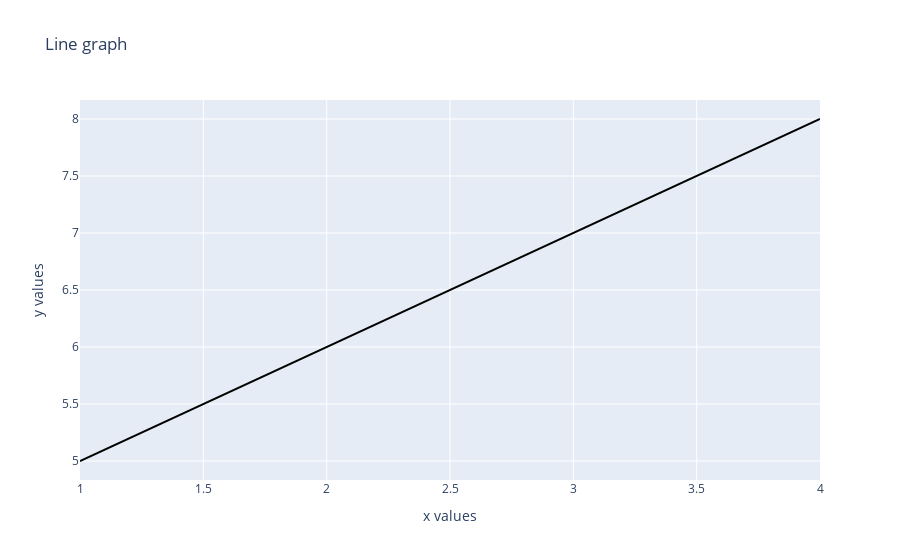

Write notebook code for a chart like this one.
### Markdown cell above
the feature of panning and zomming is available by Interactive Mode Bar (enabled by defauly in Plotly visualization)

### Code cell
fig = go.Figure()

fig.add_trace(go.Scatter(x=[1,2,3,4],y=[5,6,7,8],mode="lines",name="Line",marker=dict(color="black",size=12)))

fig.update_layout(
    title="Line graph",
    xaxis_title='x values',
    yaxis_title='y values',
)

fig.show()

### Figure 1 — Plotly figure (JSON) as saved in the notebook; plotly's stock layout.template omitted (floating-point values rounded to 4 significant figures)
{"data": [{"marker": {"color": "black", "size": 12}, "mode": "lines", "name": "Line", "type": "scatter", "x": [1, 2, 3, 4], "y": [5, 6, 7, 8]}], "layout": {"title": {"text": "Line graph"}, "xaxis": {"title": {"text": "x values"}}, "yaxis": {"title": {"text": "y values"}}}}
